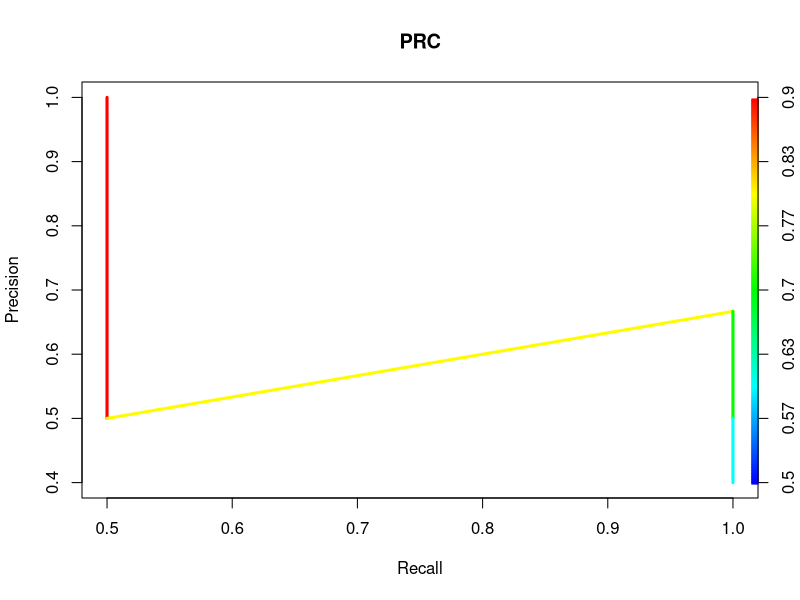

This chart was generated by the following R code:
library(ROCR)

# Illustrative example 1 with no ties
label <- c(1, 0, 1, 0, 0)
score <- c(0.9, 0.8, 0.7, 0.6, 0.5)

pred <- prediction(score, label)

# Compute AUPRC
perf <- performance(pred, "aucpr")
perf@y.values

# Construct PRC
perf <- performance(pred, "prec", "rec")
plot(perf,
     colorize=TRUE,
     lwd= 3,
     main= "PRC")
